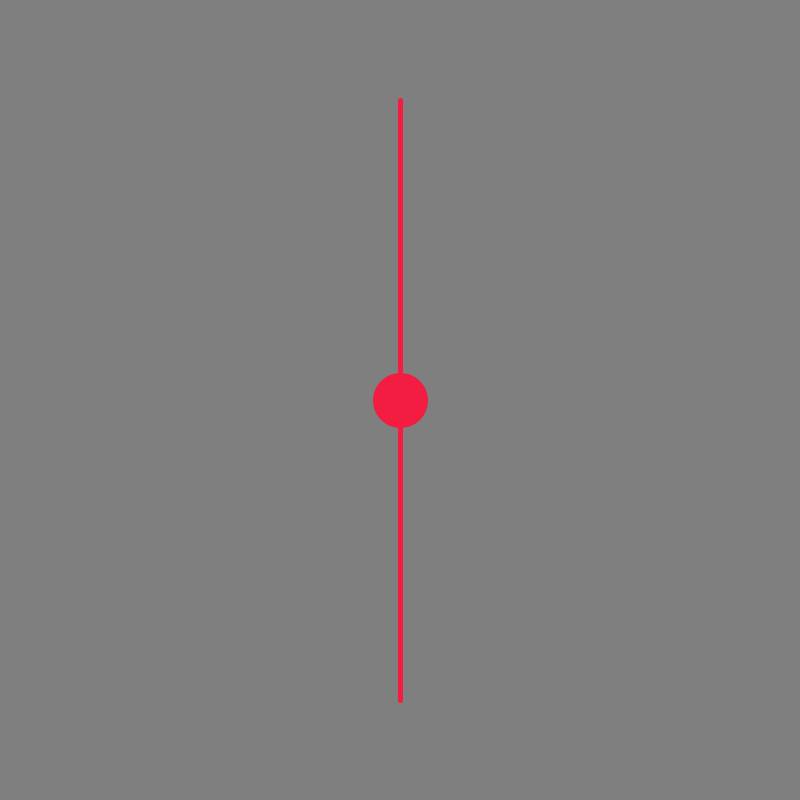
Frame 1 (no input)
Frame 60 (the mouse pressed at the canvas centre just before this capture): identical to frame 1, image omitted
Frame 120 (the mouse held since frame 60 and released just before this capture): identical to frame 1, image omitted

The Processing sketch that drew this single still picture (run headless with seeded random() and noise(); from frame 60 on, the mouse is pressed at the canvas centre):

// Processing sketch: Lesson4F_Vertical_
// ── Lesson4F_Vertical_.pde
//Palette
color darkPurple = #230F2B;
color pink       = #F21D41;
color lightGreen = #EBEBBC;
color medGreen   = #BCE3C5;
color darkGreen  = #82B3AE;

float sliderY;
float shade;

void setup() {
  size(800, 800);
  strokeWeight(5);
  stroke(pink);
  fill(pink);
  sliderY = 400;
}

void draw() {
  shade = map(sliderY, 100,700, 0, 255);
  background(shade);
  line(400, 700, 400, 100);
  circle(400, sliderY, 50);
}
void mouseDragged(){
controlSlider();

}
void mouseReleased(){

controlSlider();

}
void controlSlider(){

  if (mouseX>375 && mouseX <425 && mouseY < 700 && mouseY > 100){
  sliderY = mouseY;
  }
  shade = map(sliderY, 100,700, 0, 255);

}
